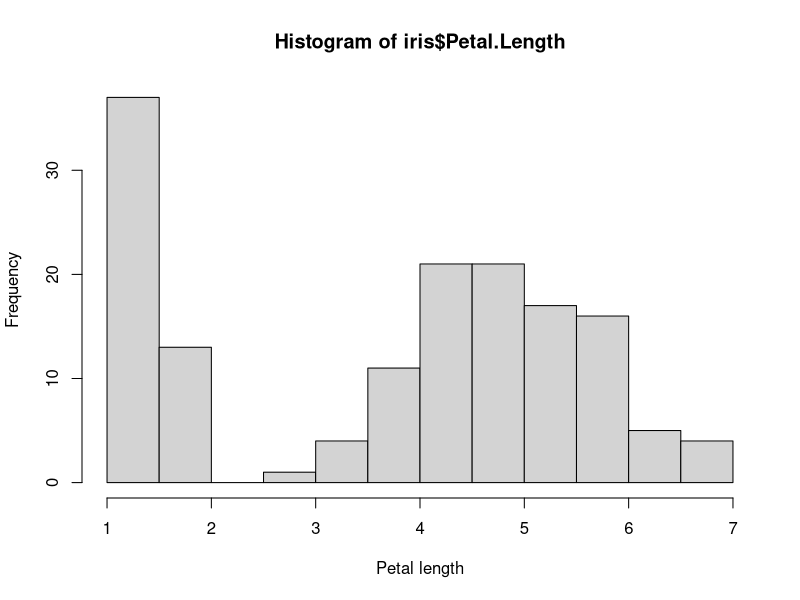
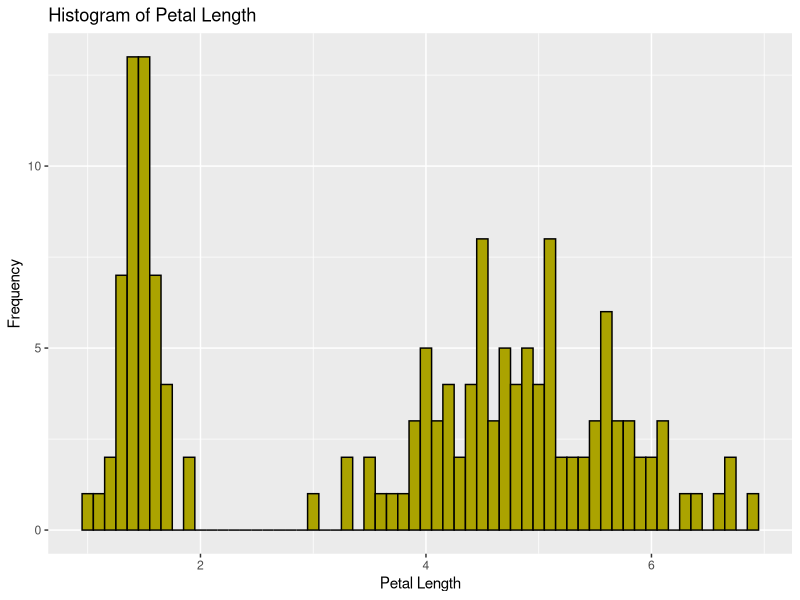

Reproduce these figures in R, in order.
data("iris")
mean(iris$Petal.Length)
petal_length_mean <- mean(iris$Petal.Length) 
hist(iris$Petal.Length,  xlab = 'Petal length', ylab = 'Frequency'  )

install.packages('ggplot2')
library(ggplot2)
                 
ggplot(iris, aes(x = Petal.Length)) + 
  geom_histogram(binwidth = 0.1, fill = '#aba300', color = "black") + 
  labs(title = "Histogram of Petal Length", x = "Petal Length", y = "Frequency")
                
summary(iris$Petal.Length)